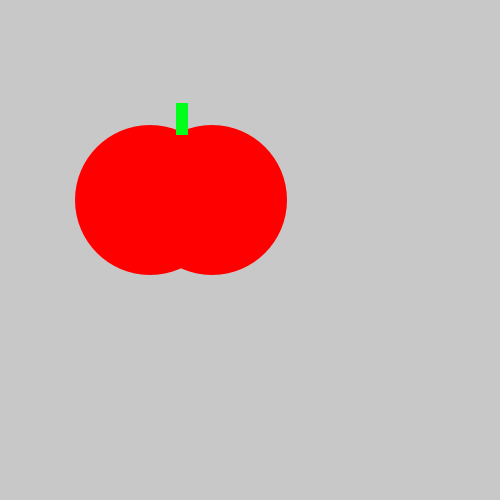
Frame 1 (no input)
Frame 60 (the mouse pressed at the canvas centre just before this capture): identical to frame 1, image omitted
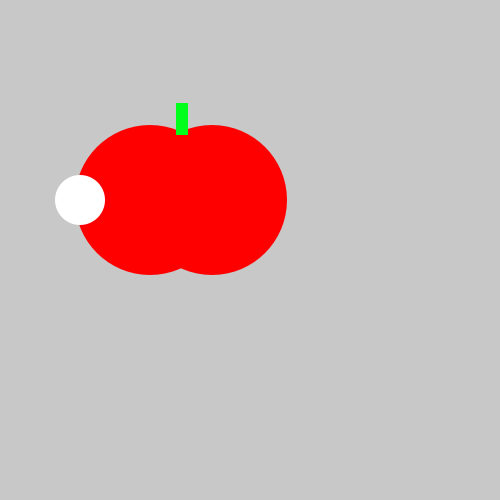
Frame 120 (the mouse held since frame 60 and released just before this capture)

The Processing sketch that drew these frames (run headless with seeded random() and noise(); from frame 60 on, the mouse is pressed at the canvas centre):

// Processing sketch: tasty_tomato
// ── tasty_tomato.pde
void setup() {
    size(500, 500);
}
void draw() {
    background(200, 200, 200);
    noStroke();
    fill(#FF0000);
    ellipse(150, 200, 150, 150);
    ellipse(212, 200, 150, 150);
    fill(#00FF1B);
    rect(176, 103, 12, 32);
    
    if(mousePressed){
    fill(#FFFFFF);
    ellipse(80,200, 50,50);
    }
}
